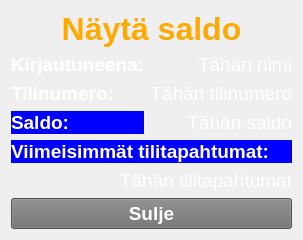
     <widget class="QWidget" name="balancePage">
      <layout class="QVBoxLayout" name="verticalLayout_3">
       <item>
        <layout class="QGridLayout" name="blcGridLayout">
         <item row="9" column="0" colspan="3">
          <widget class="QPushButton" name="blcCloseButton">
           <property name="sizePolicy">
            <sizepolicy hsizetype="Preferred" vsizetype="Preferred">
             <horstretch>0</horstretch>
             <verstretch>0</verstretch>
            </sizepolicy>
           </property>
           <property name="font">
            <font>
             <pointsize>14</pointsize>
             <weight>75</weight>
             <bold>true</bold>
            </font>
           </property>
           <property name="styleSheet">
            <string notr="true">background-color: rgb(112, 112, 112);
color: rgb(255, 255, 255);</string>
           </property>
           <property name="text">
            <string>Sulje</string>
           </property>
          </widget>
         </item>
         <item row="3" column="0">
          <widget class="QLabel" name="blcHeaderLabel4">
           <property name="font">
            <font>
             <pointsize>14</pointsize>
             <weight>75</weight>
             <bold>true</bold>
            </font>
           </property>
           <property name="styleSheet">
            <string notr="true">background-color: rgb(0, 0, 255);
color: rgb(255, 255, 255);</string>
           </property>
           <property name="text">
            <string>Saldo:</string>
           </property>
           <property name="alignment">
            <set>Qt::AlignLeading|Qt::AlignLeft|Qt::AlignVCenter</set>
           </property>
          </widget>
         </item>
         <item row="5" column="0" colspan="3">
          <widget class="QLabel" name="blcHeaderLabel5">
           <property name="sizePolicy">
            <sizepolicy hsizetype="Preferred" vsizetype="Preferred">
             <horstretch>0</horstretch>
             <verstretch>0</verstretch>
            </sizepolicy>
           </property>
           <property name="font">
            <font>
             <pointsize>14</pointsize>
             <weight>75</weight>
             <bold>true</bold>
            </font>
           </property>
           <property name="styleSheet">
            <string notr="true">background-color: rgb(0, 0, 255);
color: rgb(255, 255, 255);</string>
           </property>
           <property name="text">
            <string>Viimeisimmät tilitapahtumat:</string>
           </property>
           <property name="alignment">
            <set>Qt::AlignLeading|Qt::AlignLeft|Qt::AlignVCenter</set>
           </property>
          </widget>
         </item>
         <item row="1" column="0">
          <widget class="QLabel" name="blcHeaderLabel2">
           <property name="font">
            <font>
             <pointsize>14</pointsize>
             <weight>75</weight>
             <bold>true</bold>
            </font>
           </property>
           <property name="styleSheet">
            <string notr="true">color: rgb(255, 255, 255);</string>
           </property>
           <property name="text">
            <string>Kirjautuneena:</string>
           </property>
          </widget>
         </item>
         <item row="6" column="0" rowspan="3" colspan="3">
          <widget class="QLabel" name="blcTransactionsLabel">
           <property name="font">
            <font>
             <pointsize>14</pointsize>
            </font>
           </property>
           <property name="styleSheet">
            <string notr="true">color: rgb(255, 255, 255);</string>
           </property>
           <property name="text">
            <string>Tähän tilitapahtumat</string>
           </property>
           <property name="alignment">
            <set>Qt::AlignRight|Qt::AlignTop|Qt::AlignTrailing</set>
           </property>
          </widget>
         </item>
         <item row="2" column="0">
          <widget class="QLabel" name="blcHeaderLabel3">
           <property name="font">
            <font>
             <pointsize>14</pointsize>
             <weight>75</weight>
             <bold>true</bold>
            </font>
           </property>
           <property name="styleSheet">
            <string notr="true">color: rgb(255, 255, 255);</string>
           </property>
           <property name="text">
            <string>Tilinumero:</string>
           </property>
          </widget>
         </item>
         <item row="3" column="1" colspan="2">
          <widget class="QLabel" name="blcBalanceLabel">
           <property name="font">
            <font>
             <pointsize>14</pointsize>
            </font>
           </property>
           <property name="styleSheet">
            <string notr="true">color: rgb(255, 255, 255);</string>
           </property>
           <property name="text">
            <string>Tähän saldo</string>
           </property>
           <property name="alignment">
            <set>Qt::AlignRight|Qt::AlignTrailing|Qt::AlignVCenter</set>
           </property>
          </widget>
         </item>
         <item row="2" column="1" colspan="2">
          <widget class="QLabel" name="blcAccountLabel">
           <property name="font">
            <font>
             <pointsize>14</pointsize>
            </font>
           </property>
           <property name="styleSheet">
            <string notr="true">color: rgb(255, 255, 255);</string>
           </property>
           <property name="text">
            <string>Tähän tilinumero</string>
           </property>
           <property name="alignment">
            <set>Qt::AlignRight|Qt::AlignTrailing|Qt::AlignVCenter</set>
           </property>
          </widget>
         </item>
         <item row="1" column="1" colspan="2">
          <widget class="QLabel" name="blcNameLabel">
           <property name="font">
            <font>
             <pointsize>14</pointsize>
            </font>
           </property>
           <property name="styleSheet">
            <string notr="true">color: rgb(255, 255, 255);</string>
           </property>
           <property name="text">
            <string>Tähän nimi</string>
           </property>
           <property name="alignment">
            <set>Qt::AlignRight|Qt::AlignTrailing|Qt::AlignVCenter</set>
           </property>
          </widget>
         </item>
         <item row="0" column="0" colspan="3">
          <widget class="QLabel" name="blcHeaderLabel">
           <property name="font">
            <font>
             <pointsize>24</pointsize>
             <weight>75</weight>
             <bold>true</bold>
            </font>
           </property>
           <property name="styleSheet">
            <string notr="true">color: rgb(255, 170, 0);</string>
           </property>
           <property name="text">
            <string>Näytä saldo</string>
           </property>
           <property name="alignment">
            <set>Qt::AlignCenter</set>
           </property>
          </widget>
         </item>
        </layout>
       </item>
      </layout>
     </widget>
